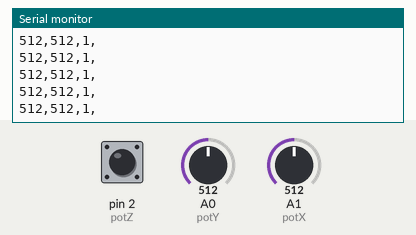
Bench run of a sketch on a simulated Arduino Uno, built with avr-gcc and run on an emulated ATmega328P. Shown: the last lines printed to the serial monitor. The inputs (shaded band) are chosen by the test bench; at power-on: A0 (potY) = 512, A1 (potX) = 512, pin 2 (potZ) HIGH.

Above: at 1.2 s.
1.3 s: A0 (potY) set to 716
At 1.31 s:
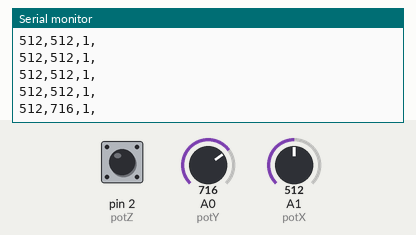
2.8 s: A1 (potX) set to 716
At 2.82 s:
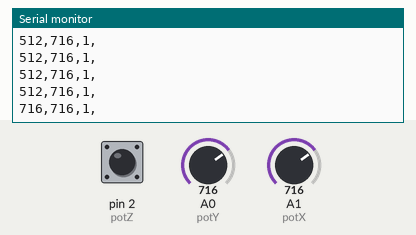
4.3 s: pin 2 (potZ) pulled LOW for 0.15 s
At 4.33 s:
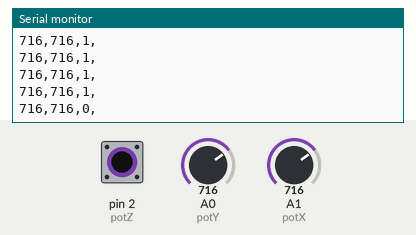
5.9 s: A0 (potY) set to 900
At 5.94 s:
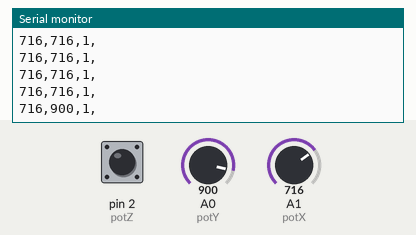
7.4 s: pin 2 (potZ) pulled LOW for 1 s
At 7.45 s:
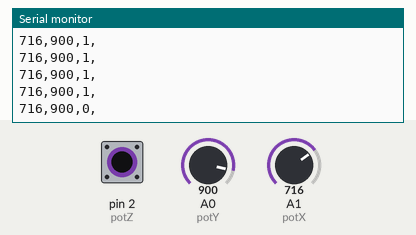
9.9 s: A1 (potX) set to 900
At 9.97 s:
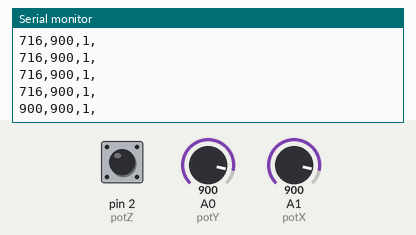
Timing chart, 0 to 12.4 s (numbered marks = the images above; inputs shaded):
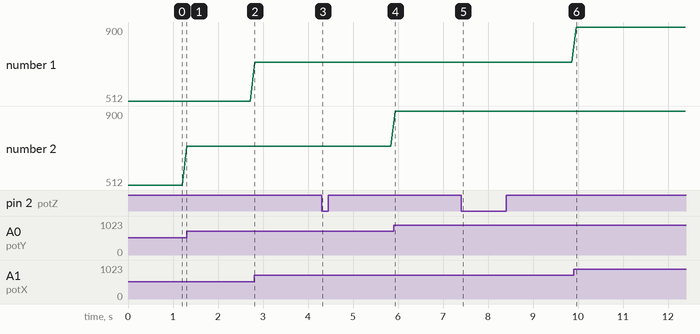

Measured:
- after the input at 1.3 s, the serial monitor: prints a new line at once (image 1)
- after the input at 2.8 s, the serial monitor: prints a new line at once (image 2)
- after the input at 4.3 s, the serial monitor: prints a new line at once (image 3)
- after the input at 5.9 s, the serial monitor: prints a new line at once (image 4)
- after the input at 7.4 s, the serial monitor: prints a new line after 0.05 s (image 5)
- after the input at 9.9 s, the serial monitor: prints a new line after 0.07 s (image 6)
- plotted number 2: 512 → 716 after the input at 1.3 s, 716 → 900 after the input at 5.9 s

The sketch:

joyStickGame.ino
```cpp
int potX=A1;
int potY=A0;
int potZ=2;
int dt=100;

int xVal=0;
int yVal=0;
int zVal=0;
void setup() {
  Serial.begin(115200);
  pinMode(potX,INPUT);
  pinMode(potY,INPUT);
  pinMode(potZ,INPUT);
  digitalWrite(potZ,HIGH);

}

void loop() {
  xVal=analogRead(potX);
  yVal=analogRead(potY);
  zVal=digitalRead(potZ);
  Serial.print(xVal);
  Serial.print(',');
  Serial.print(yVal);
  Serial.print(',');
  Serial.print(zVal);
  Serial.println(',');
  delay(dt);

}
```
